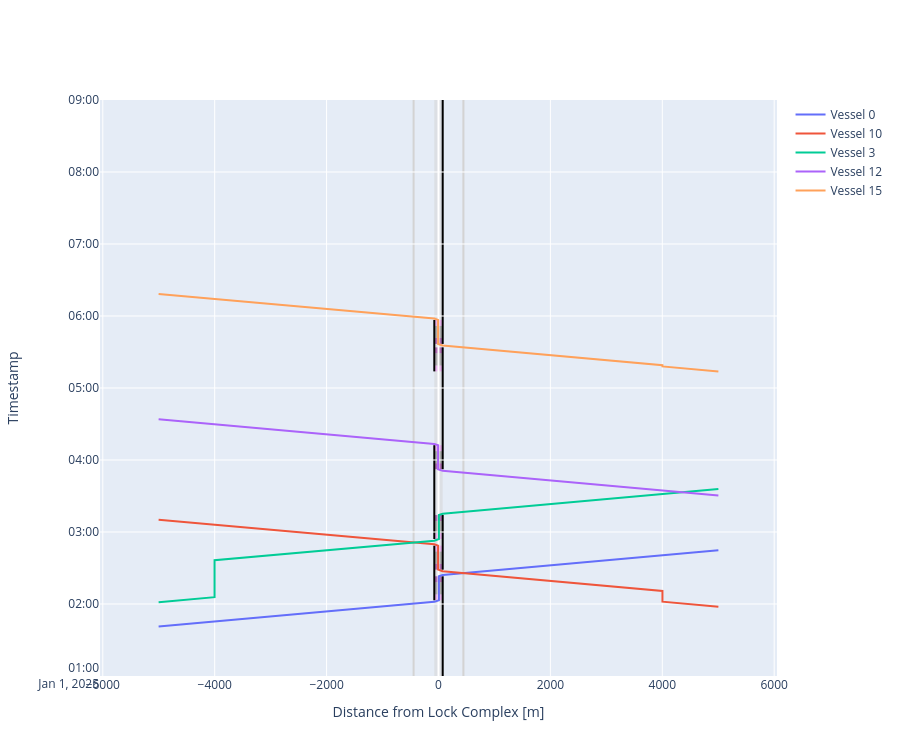

Notebook code cell kept with this figure:
### Code cell
# We can plot the time-distance diagram
fig = lock_chamber_II.plot(xlimmin = -6050, 
                           xlimmax = 6050,
                           ylimmin = pd.Timestamp('2025-01-01 01:00:00'),
                           ylimmax = pd.Timestamp('2025-01-01 09:00:00'),
                           method='Plotly')

fig.update_layout(height=cm_to_pixels(20))

### Figure 1 — Plotly figure (JSON) as saved in the notebook; plotly's stock layout.template omitted (floating-point values rounded to 4 significant figures)
{"data": [{"mode": "lines", "name": "Vessel 0", "type": "scatter", "x": [-5002.0, -4002.0, -75.0, -75.0, 7.5, 7.5, 7.5, 7.5, 7.5, 7.5, 7.5, 7.5, 75.0, 75.0, 445.0, 5002.0], "xaxis": "x", "y": ["2025-01-01T01:41:14.550491", "2025-01-01T01:45:24.550491", "2025-01-01T02:01:46.423936", "2025-01-01T02:01:46.423936", "2025-01-01T02:03:06.607522", "2025-01-01T02:03:06.607522", "2025-01-01T02:08:06.607522", "2025-01-01T02:08:06.607522", "2025-01-01T02:18:06.607522", "2025-01-01T02:18:06.607522", "2025-01-01T02:23:06.607522", "2025-01-01T02:23:06.607522", "2025-01-01T02:24:12.212273", "2025-01-01T02:24:12.212273", "2025-01-01T02:25:44.712273", "2025-01-01T02:44:44.085719"], "yaxis": "y"}, {"mode": "lines", "name": "Vessel 10", "type": "scatter", "x": [5002.0, 4002.0, 4002.0, 4002.0, 75.0, 75.0, -7.5, -7.5, -7.5, -7.5, -7.5, -7.5, -7.5, -7.5, -75.0, -75.0, -445.0, -5002.0], "xaxis": "x", "y": ["2025-01-01T01:57:47.065476", "2025-01-01T02:01:57.065476", "2025-01-01T02:10:55.338828", "2025-01-01T02:10:55.338828", "2025-01-01T02:27:17.212273", "2025-01-01T02:27:17.212273", "2025-01-01T02:28:37.395859", "2025-01-01T02:28:37.395859", "2025-01-01T02:33:37.395859", "2025-01-01T02:33:37.395859", "2025-01-01T02:43:37.395859", "2025-01-01T02:43:37.395859", "2025-01-01T02:48:37.395859", "2025-01-01T02:48:37.395859", "2025-01-01T02:49:43.000610", "2025-01-01T02:49:43.000610", "2025-01-01T02:51:15.500610", "2025-01-01T03:10:14.874055"], "yaxis": "y"}, {"mode": "lines", "name": "Vessel 3", "type": "scatter", "x": [-5002.0, -4002.0, -4002.0, -4002.0, -75.0, -75.0, 7.5, 7.5, 7.5, 7.5, 7.5, 7.5, 7.5, 7.5, 75.0, 75.0, 445.0, 5002.0], "xaxis": "x", "y": ["2025-01-01T02:01:32.774660", "2025-01-01T02:05:42.774660", "2025-01-01T02:36:26.127165", "2025-01-01T02:36:26.127165", "2025-01-01T02:52:48.000610", "2025-01-01T02:52:48.000610", "2025-01-01T02:54:08.184196", "2025-01-01T02:54:08.184196", "2025-01-01T02:59:08.184196", "2025-01-01T02:59:08.184196", "2025-01-01T03:09:08.184196", "2025-01-01T03:09:08.184196", "2025-01-01T03:14:08.184196", "2025-01-01T03:14:08.184196", "2025-01-01T03:15:13.788947", "2025-01-01T03:15:13.788947", "2025-01-01T03:16:46.288947", "2025-01-01T03:35:45.662393"], "yaxis": "y"}, {"mode": "lines", "name": "Vessel 12", "type": "scatter", "x": [5002.0, 4002.0, 75.0, 75.0, -7.5, -7.5, -7.5, -7.5, -7.5, -7.5, -7.5, -7.5, -75.0, -75.0, -445.0, -5002.0], "xaxis": "x", "y": ["2025-01-01T03:30:27.343527", "2025-01-01T03:34:37.343527", "2025-01-01T03:50:59.216972", "2025-01-01T03:50:59.216972", "2025-01-01T03:52:19.400558", "2025-01-01T03:52:19.400558", "2025-01-01T03:57:19.400558", "2025-01-01T03:57:19.400558", "2025-01-01T04:07:19.400558", "2025-01-01T04:07:19.400558", "2025-01-01T04:12:19.400558", "2025-01-01T04:12:19.400558", "2025-01-01T04:13:25.005309", "2025-01-01T04:13:25.005309", "2025-01-01T04:14:57.505309", "2025-01-01T04:33:56.878755"], "yaxis": "y"}, {"mode": "lines", "name": "Vessel 15", "type": "scatter", "x": [5002.0, 4002.0, 4002.0, 4002.0, 75.0, 75.0, -7.5, -7.5, -7.5, -7.5, -7.5, -7.5, -7.5, -7.5, -75.0, -75.0, -445.0, -5002.0], "xaxis": "x", "y": ["2025-01-01T05:13:51.166654", "2025-01-01T05:18:01.166654", "2025-01-01T05:19:01.793209", "2025-01-01T05:19:01.793209", "2025-01-01T05:35:23.666654", "2025-01-01T05:35:23.666654", "2025-01-01T05:36:43.850240", "2025-01-01T05:36:43.850240", "2025-01-01T05:41:43.850240", "2025-01-01T05:41:43.850240", "2025-01-01T05:51:43.850240", "2025-01-01T05:51:43.850240", "2025-01-01T05:56:43.850240", "2025-01-01T05:56:43.850240", "2025-01-01T05:57:49.454991", "2025-01-01T05:57:49.454991", "2025-01-01T05:59:21.954991", "2025-01-01T06:18:21.328437"], "yaxis": "y"}], "layout": {"height": 756, "shapes": [{"fillcolor": "lightgrey", "layer": "below", "line": {"width": 0}, "name": "Lock Geometry", "opacity": 0.5, "type": "rect", "x0": -75, "x1": 75, "y0": "2025-01-01T01:00:00", "y1": "2025-01-01T09:00:00"}, {"fillcolor": "violet", "layer": "below", "line": {"width": 0}, "name": "Lock gate closing", "opacity": 0.5, "type": "rect", "x0": -75, "x1": 75, "xref": "x", "y0": "2025-01-01T02:03:06.607522", "y1": "2025-01-01T02:08:06.607522", "yref": "y"}, {"fillcolor": "grey", "layer": "below", "line": {"width": 0}, "name": "Lock levelling", "opacity": 0.5, "type": "rect", "x0": -75, "x1": 75, "xref": "x", "y0": "2025-01-01T02:08:06.607522", "y1": "2025-01-01T02:18:06.607522", "yref": "y"}, {"fillcolor": "purple", "layer": "below", "line": {"width": 0}, "name": "Lock gate opening", "opacity": 0.5, "type": "rect", "x0": -75, "x1": 75, "xref": "x", "y0": "2025-01-01T02:18:06.607522", "y1": "2025-01-01T02:23:06.607522", "yref": "y"}, {"fillcolor": "purple", "layer": "below", "line": {"width": 0}, "name": "Lock gate closing", "opacity": 0.5, "type": "rect", "x0": -75, "x1": 75, "xref": "x", "y0": "2025-01-01T02:28:37.395859", "y1": "2025-01-01T02:33:37.395859", "yref": "y"}, {"fillcolor": "grey", "layer": "below", "line": {"width": 0}, "name": "Lock levelling", "opacity": 0.5, "type": "rect", "x0": -75, "x1": 75, "xref": "x", "y0": "2025-01-01T02:33:37.395859", "y1": "2025-01-01T02:43:37.395859", "yref": "y"}, {"fillcolor": "violet", "layer": "below", "line": {"width": 0}, "name": "Lock gate opening", "opacity": 0.5, "type": "rect", "x0": -75, "x1": 75, "xref": "x", "y0": "2025-01-01T02:43:37.395859", "y1": "2025-01-01T02:48:37.395859", "yref": "y"}, {"fillcolor": "violet", "layer": "below", "line": {"width": 0}, "name": "Lock gate closing", "opacity": 0.5, "type": "rect", "x0": -75, "x1": 75, "xref": "x", "y0": "2025-01-01T02:54:08.184196", "y1": "2025-01-01T02:59:08.184196", "yref": "y"}, {"fillcolor": "grey", "layer": "below", "line": {"width": 0}, "name": "Lock levelling", "opacity": 0.5, "type": "rect", "x0": -75, "x1": 75, "xref": "x", "y0": "2025-01-01T02:59:08.184196", "y1": "2025-01-01T03:09:08.184196", "yref": "y"}, {"fillcolor": "purple", "layer": "below", "line": {"width": 0}, "name": "Lock gate opening", "opacity": 0.5, "type": "rect", "x0": -75, "x1": 75, "xref": "x", "y0": "2025-01-01T03:09:08.184196", "y1": "2025-01-01T03:14:08.184196", "yref": "y"}, {"fillcolor": "purple", "layer": "below", "line": {"width": 0}, "name": "Lock gate closing", "opacity": 0.5, "type": "rect", "x0": -75, "x1": 75, "xref": "x", "y0": "2025-01-01T03:52:19.400558", "y1": "2025-01-01T03:57:19.400558", "yref": "y"}, {"fillcolor": "grey", "layer": "below", "line": {"width": 0}, "name": "Lock levelling", "opacity": 0.5, "type": "rect", "x0": -75, "x1": 75, "xref": "x", "y0": "2025-01-01T03:57:19.400558", "y1": "2025-01-01T04:07:19.400558", "yref": "y"}, {"fillcolor": "violet", "layer": "below", "line": {"width": 0}, "name": "Lock gate opening", "opacity": 0.5, "type": "rect", "x0": -75, "x1": 75, "xref": "x", "y0": "2025-01-01T04:07:19.400558", "y1": "2025-01-01T04:12:19.400558", "yref": "y"}, {"fillcolor": "violet", "layer": "below", "line": {"width": 0}, "name": "Lock gate closing", "opacity": 0.5, "type": "rect", "x0": -75, "x1": 75, "xref": "x", "y0": "2025-01-01T05:13:51.166654", "y1": "2025-01-01T05:18:51.166654", "yref": "y"}, {"fillcolor": "grey", "layer": "below", "line": {"width": 0}, "name": "Lock levelling", "opacity": 0.5, "type": "rect", "x0": -75, "x1": 75, "xref": "x", "y0": "2025-01-01T05:18:51.166654", "y1": "2025-01-01T05:28:51.166654", "yref": "y"}, {"fillcolor": "purple", "layer": "below", "line": {"width": 0}, "name": "Lock gate opening", "opacity": 0.5, "type": "rect", "x0": -75, "x1": 75, "xref": "x", "y0": "2025-01-01T05:28:51.166654", "y1": "2025-01-01T05:33:51.166654", "yref": "y"}, {"fillcolor": "purple", "layer": "below", "line": {"width": 0}, "name": "Lock gate closing", "opacity": 0.5, "type": "rect", "x0": -75, "x1": 75, "xref": "x", "y0": "2025-01-01T05:36:43.850240", "y1": "2025-01-01T05:41:43.850240", "yref": "y"}, {"fillcolor": "grey", "layer": "below", "line": {"width": 0}, "name": "Lock levelling", "opacity": 0.5, "type": "rect", "x0": -75, "x1": 75, "xref": "x", "y0": "2025-01-01T05:41:43.850240", "y1": "2025-01-01T05:51:43.850240", "yref": "y"}, {"fillcolor": "violet", "layer": "below", "line": {"width": 0}, "name": "Lock gate opening", "opacity": 0.5, "type": "rect", "x0": -75, "x1": 75, "xref": "x", "y0": "2025-01-01T05:51:43.850240", "y1": "2025-01-01T05:56:43.850240", "yref": "y"}, {"fillcolor": "darkgrey", "layer": "below", "line": {"width": 0}, "name": "Lock gate opening", "opacity": 0.5, "type": "rect", "x0": -75, "x1": 75, "xref": "x", "y0": "2025-01-01T02:08:06.607522", "y1": "2025-01-01T02:18:06.607522", "yref": "y"}, {"fillcolor": "darkgrey", "layer": "below", "line": {"width": 0}, "name": "Lock gate opening", "opacity": 0.5, "type": "rect", "x0": -75, "x1": 75, "xref": "x", "y0": "2025-01-01T02:33:37.395859", "y1": "2025-01-01T02:43:37.395859", "yref": "y"}, {"fillcolor": "darkgrey", "layer": "below", "line": {"width": 0}, "name": "Lock gate opening", "opacity": 0.5, "type": "rect", "x0": -75, "x1": 75, "xref": "x", "y0": "2025-01-01T02:59:08.184196", "y1": "2025-01-01T03:09:08.184196", "yref": "y"}, {"fillcolor": "darkgrey", "layer": "below", "line": {"width": 0}, "name": "Lock gate opening", "opacity": 0.5, "type": "rect", "x0": -75, "x1": 75, "xref": "x", "y0": "2025-01-01T03:57:19.400558", "y1": "2025-01-01T04:07:19.400558", "yref": "y"}, {"fillcolor": "darkgrey", "layer": "below", "line": {"width": 0}, "name": "Lock gate opening", "opacity": 0.5, "type": "rect", "x0": -75, "x1": 75, "xref": "x", "y0": "2025-01-01T05:18:51.166654", "y1": "2025-01-01T05:28:51.166654", "yref": "y"}, {"fillcolor": "darkgrey", "layer": "below", "line": {"width": 0}, "name": "Lock gate opening", "opacity": 0.5, "type": "rect", "x0": -75, "x1": 75, "xref": "x", "y0": "2025-01-01T05:41:43.850240", "y1": "2025-01-01T05:51:43.850240", "yref": "y"}, {"layer": "below", "line": {"color": "black"}, "name": "Lock gate opening", "type": "line", "x0": -75, "x1": -75, "xref": "x", "y0": "2025-01-01T02:03:06.607522", "y1": "2025-01-01T02:48:37.395859", "yref": "y"}, {"layer": "below", "line": {"color": "black"}, "name": "Lock gate opening", "type": "line", "x0": -75, "x1": -75, "xref": "x", "y0": "2025-01-01T02:54:08.184196", "y1": "2025-01-01T04:12:19.400558", "yref": "y"}, {"layer": "below", "line": {"color": "black"}, "name": "Lock gate opening", "type": "line", "x0": -75, "x1": -75, "xref": "x", "y0": "2025-01-01T05:13:51.166654", "y1": "2025-01-01T05:56:43.850240", "yref": "y"}, {"layer": "below", "line": {"color": "black"}, "name": "Lock gate opening", "type": "line", "x0": 75, "x1": 75, "xref": "x", "y0": "2025-01-01T01:00:00", "y1": "2025-01-01T02:23:06.607522", "yref": "y"}, {"layer": "below", "line": {"color": "black"}, "name": "Lock gate opening", "type": "line", "x0": 75, "x1": 75, "xref": "x", "y0": "2025-01-01T02:28:37.395859", "y1": "2025-01-01T03:14:08.184196", "yref": "y"}, {"layer": "below", "line": {"color": "black"}, "name": "Lock gate opening", "type": "line", "x0": 75, "x1": 75, "xref": "x", "y0": "2025-01-01T03:52:19.400558", "y1": "2025-01-01T05:33:51.166654", "yref": "y"}, {"layer": "below", "line": {"color": "black"}, "name": "Lock gate opening", "type": "line", "x0": 75, "x1": 75, "xref": "x", "y0": "2025-01-01T05:36:43.850240", "y1": "2025-01-01T09:00:00", "yref": "y"}, {"layer": "below", "line": {"color": "lightgrey"}, "type": "line", "x0": -445, "x1": -445, "xref": "x", "y0": 0, "y1": 1, "yref": "y domain"}, {"layer": "below", "line": {"color": "lightgrey"}, "type": "line", "x0": 445, "x1": 445, "xref": "x", "y0": 0, "y1": 1, "yref": "y domain"}], "showlegend": true, "xaxis": {"anchor": "y", "domain": [0, 1], "range": [-6050, 6050], "title": {"text": "Distance from Lock Complex [m]"}}, "yaxis": {"anchor": "x", "domain": [0, 1], "range": ["2025-01-01T01:00:00", "2025-01-01T09:00:00"], "title": {"text": "Timestamp"}}}}
